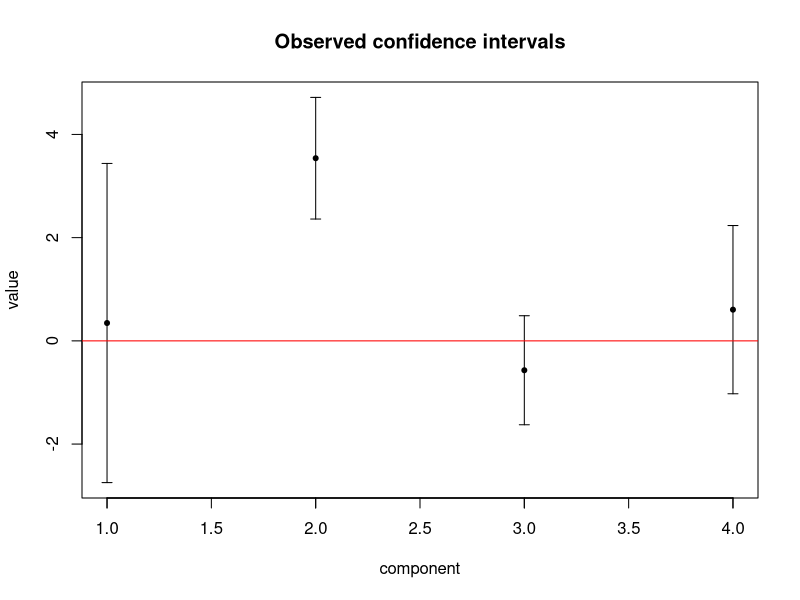
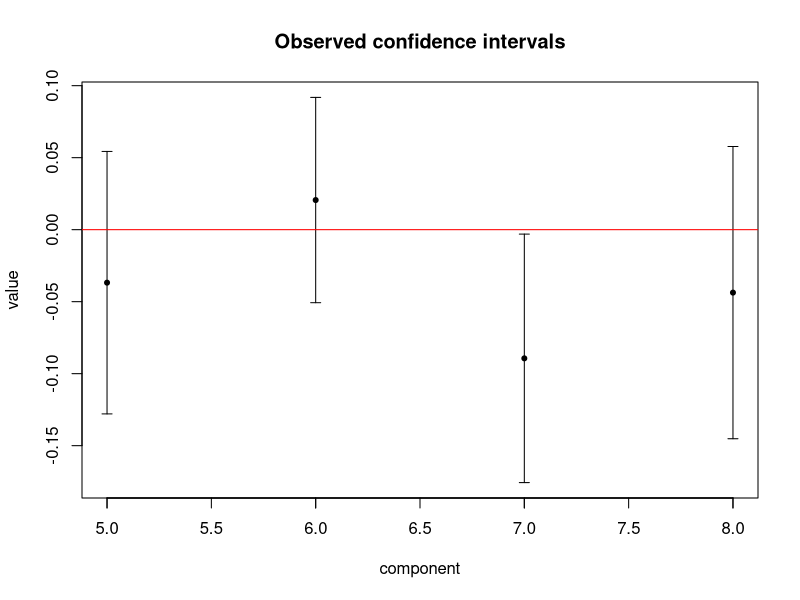
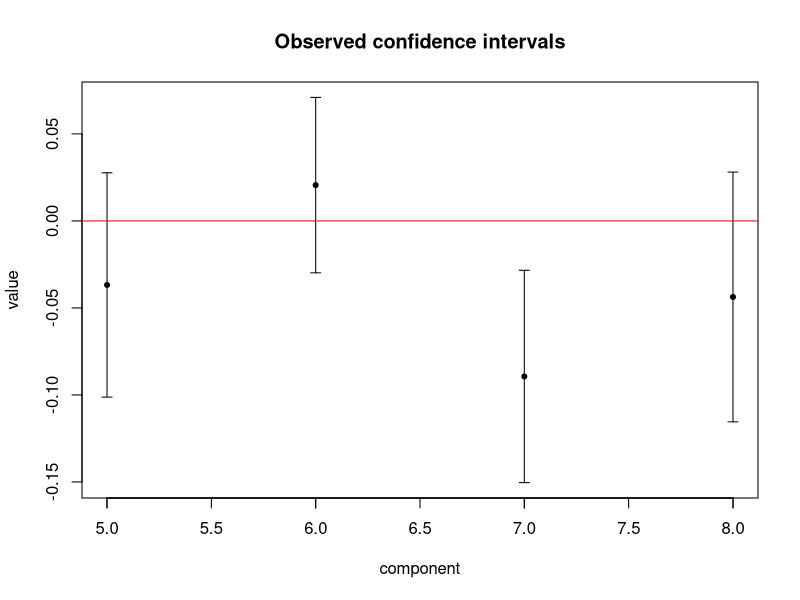

Source code (R) for these figures, in order:
## ---- chunk 1
knitr::opts_chunk$set(echo = TRUE)
## ---- chunk 2
set.seed(12345)
## ---- chunk 3
sigma <- function(v) {
  1/(1+exp(-v))
}

ell <- function(theta, X, y) {
  p <- as.vector(sigma(X%*%theta))
  sum(y*log(p) + (1-y)*log(1-p))
}

score <- function(theta, X, y) {
  p <- as.vector(sigma(X%*%theta))
  as.vector(t(X)%*%(y-p))
}

hessian <- function(theta, X) {
  p <- as.vector(sigma(X%*%theta))
  -t(X)%*%((p*(1-p))*X)
}
## ---- chunk 4
fep.eet <- read.csv("FEP_EET.csv")
head(fep.eet)
## ---- chunk 5
X.raw <- as.matrix(fep.eet[,1:7])
y <- fep.eet$Y1_Emp
## ---- chunk 6
X <- cbind(1, X.raw)
head(X)
d <- 8
## ---- chunk 7
maximize.ell <- function(ell, score, X, y, theta0) {
  optim.out <- optim(theta0, fn=ell, gr=score, X=X, y=y, method="BFGS",
                     control=list(fnscale=-1, maxit=1000, reltol=1e-16))
  optim.out$par
}

mle <- maximize.ell(ell, score, X, y, rep(0,d))
mle
## ---- chunk 8
compute.CI.endpoints <- function(X, y, alpha) {
  mle <- maximize.ell(ell, score, X, y, rep(0,d))
  
  lower <- rep(0,d)
  upper <- rep(0,d)
  
  information.inverse <- solve(-hessian(mle, X))
  
  for (j in 1:d) {
    lower[j] <- mle[j] - qnorm(1-alpha/2) * sqrt(information.inverse[j,j])
    upper[j] <- mle[j] + qnorm(1-alpha/2) * sqrt(information.inverse[j,j])
  }
  
  return(list(lower=lower,upper=upper))
}

ci <- compute.CI.endpoints(X, y, 0.05)
# my generated Wald CI endpoints for each component of theta:
ci
## ---- chunk 9
ci <- compute.CI.endpoints(X, y, 0.05)

plot.ci <- function(mle, CI.L, CI.U, components) {
  plot(components, mle[components], pch=20, main="Observed confidence intervals",
       xlab="component", ylab="value", ylim=c(min(CI.L[components]), max(CI.U[components])))
  arrows(components, CI.L[components], components, CI.U[components], length=0.05, angle=90, code=3)
  abline(h=0.0, col="red")
  axis(side=1, at=components, labels = FALSE)
}

plot.ci(mle, ci$lower, ci$upper, 1:4)
plot.ci(mle, ci$lower, ci$upper, 5:8)
## ---- chunk 10
# generate data associated with the matrix X when 
# theta is the true value of the parameter
generate.ys <- function(X, theta) {
  n <- dim(X)[1]
  rbinom(n, size = 1, prob=sigma(X%*%theta))
}
## ---- chunk 11
alpha <- 0.05 # letting alpha = 0.05 as given in the question

# returns the proportion of trials in which the assumed true value of theta[component] 
# lies inside the observed ci
prop.includes.theta <- function(trials, X, theta, component) {
  count <- 0
  for (i in 1:trials) {
    # simulate synthetic data using X and theta
    y <- generate.ys(X, theta)
    # compute observed confidence interval(s)
    ci <- compute.CI.endpoints(X=X, y=y, alpha=alpha)
    # if observed ci includes theta[component], increment count
    if(ci$lower[component] <= theta[component] && 
       ci$upper[component] >= theta[component]) {
      count <- count+1
    }
  }
  count/trials
}

# returns the proportion of trials in which the observed confidence interval excludes zero
prop.excludes.zero <- function(trials, X, theta, component) {
  count <- 0
  for (i in 1:trials) {
    # simulate synthetic data using X and theta
    y <- generate.ys(X, theta)
    # compute observed confidence interval(s)
    ci <- compute.CI.endpoints(X=X, y=y, alpha=alpha)
    # if observed ci excludes 0, increment count
    if(0 < ci$lower[component] || 0 > ci$upper[component]) {
      count <- count+1
    }
  }
  count/trials
}

trials = 1e3
theta.star = c(-0.7,3.5,0,0,0,0,-0.08,0) # assumed value of theta^*

# proportion of observed ci's of theta[7] including theta^*[7]
prop.includes.theta(trials=trials, X=X, theta=theta.star, component=7)
# proportion of observed ci's of theta[7] excluding 0
prop.excludes.zero(trials=trials, X=X, theta=theta.star, component=7)
# proportion of observed ci's of theta[8] including theta^*[8]
prop.includes.theta(trials=trials, X=X, theta=theta.star, component=8)
# proportion of observed ci's of theta[8] excluding 0
prop.excludes.zero(trials=trials, X=X, theta=theta.star, component=8)
## ---- chunk 12
big.X <- rbind(X, X)
## ---- chunk 13
alpha <- 0.05 # letting alpha = 0.05 as given in the question
trials = 1e3
theta.star = c(-0.7,3.5,0,0,0,0,-0.08,0) # assumed value of theta^*

# proportion of observed ci's of theta[7] including theta^*[7]
prop.includes.theta(trials=trials, X=big.X, theta=theta.star, component=7)
# proportion of observed ci's of theta[7] excluding 0
prop.excludes.zero(trials=trials, X=big.X, theta=theta.star, component=7)
# proportion of observed ci's of theta[8] including theta^*[8]
prop.includes.theta(trials=trials, X=big.X, theta=theta.star, component=8)
# proportion of observed ci's of theta[8] excluding 0
prop.excludes.zero(trials=trials, X=big.X, theta=theta.star, component=8)
## ---- chunk 14
big.X.ci <- compute.CI.endpoints(big.X, y, 0.05)

# Plotting the observed CIs for the 5th to 8th components of theta^* using big.X
plot.ci(mle, big.X.ci$lower, big.X.ci$upper, 5:8)
## ---- chunk 15
information = -hessian(theta.star, X)
big.information = -hessian(theta.star, big.X)
# observed fisher information using X
information[7,7]
# observed fisher information using big.X
big.information[7,7]
# inverse of observed fisher information using X
solve(information)[7,7]
# inverse of observed fisher information using big.X
solve(big.information[7,7])
